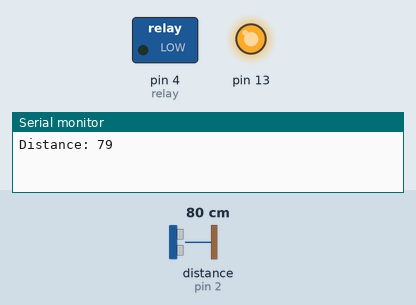
Recording of a sketch running on a simulated Arduino Uno, built with avr-gcc and run on an emulated ATmega328P. On the bench: switched loads named in the sketch (green lamp = pin HIGH), output pins drawn as LEDs (lit = HIGH), the last lines printed to the serial monitor. Wiring (inferred from the names in the program): ultrasonic range finder: trigger pin 3; echo pin 2. Inputs (shaded band) come from the test bench; at power-on: distance to the obstacle (sensor on pin 2) 80 cm. The echo pulse lasts 58.3 µs per cm; pins used as bus, display or sensor lines are not drawn.

Above: at 5.8 s.
5.9 s: distance to the obstacle (sensor on pin 2) set to 120 cm
At 11.1 s:
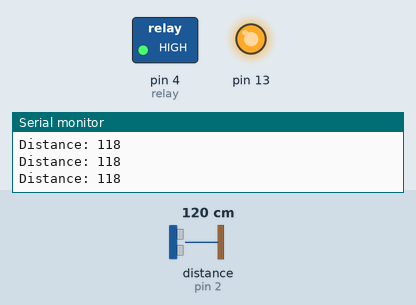
11.9 s: distance to the obstacle (sensor on pin 2) set to 107 cm
17.9 s: distance to the obstacle (sensor on pin 2) set to 96 cm
At 18.8 s:
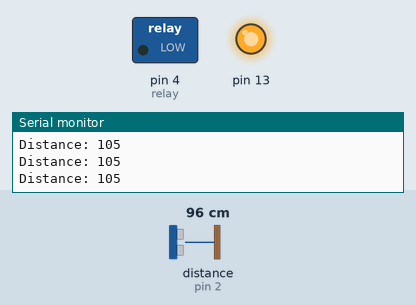
28.7 s: distance to the obstacle (sensor on pin 2) set to 103 cm
At 33.3 s:
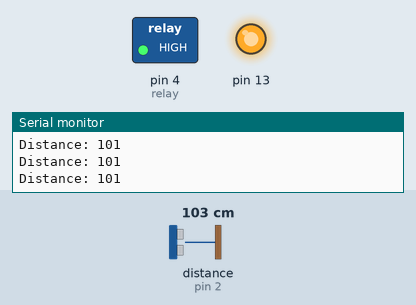
34.7 s: distance to the obstacle (sensor on pin 2) set to 2 cm
At 35.7 s:
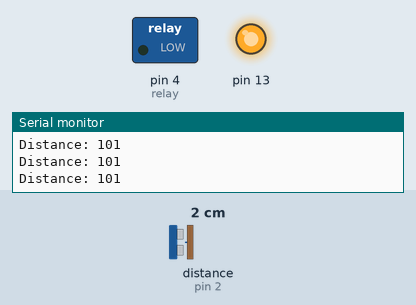
Timing chart, 0 to 46.3 s (numbered marks = the images above; inputs shaded):
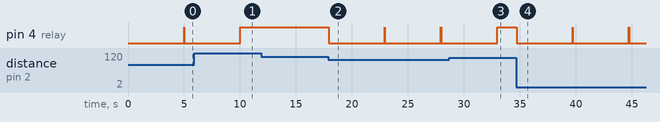

The sketch:

sanitize_tunnel.ino
```cpp
//Sanitize Tunnel Code with Single sensor and relay
//Dev by Satyam Verma
// defines pins numbers
const int trigPin = 3;
const int echoPin = 2;
const int relay = 4;
// defines variables
long duration;
int distance;
void setup() {
pinMode(trigPin, OUTPUT); // Sets the trigPin as an Output
pinMode(echoPin, INPUT); // Sets the echoPin as an Input
pinMode(relay,OUTPUT);
pinMode(13,OUTPUT);
digitalWrite(13, HIGH);
digitalWrite(relay,HIGH);
Serial.begin(9600); // Starts the serial communication
}
void loop() {
// Clears the trigPin
digitalWrite(trigPin, LOW);
delayMicroseconds(2);
// Sets the trigPin on HIGH state for 10 micro seconds
digitalWrite(trigPin, HIGH);
delayMicroseconds(10);
digitalWrite(trigPin, LOW);

duration = pulseIn(echoPin, HIGH);
// Calculating the distance
distance= duration*0.034/2;
if (distance<100){
 digitalWrite(relay,LOW);
 delay(5000);
 digitalWrite(relay,HIGH);
}
// Prints the distance on the Serial Monitor
Serial.print("Distance: ");
Serial.println(distance);
delay(20);
}
```

Measured:
- the behaviour switches between 102 and 101 cm on distance to the obstacle (sensor on pin 2) (found by bisection; images 1 and 2)
- after the input at 5.9 s, pin 4 (relay): goes on until 10.0 s, then stays HIGH
- after the input at 17.9 s, pin 4 (relay): alternates HIGH for 0.03 s and LOW for 5.0 s, starting at once
- after the input at 28.7 s, pin 4 (relay): goes on until 33.0 s, then stays HIGH
- after the input at 34.7 s, pin 4 (relay): alternates HIGH for 0.02 s and LOW for 5.0 s, starting at once
